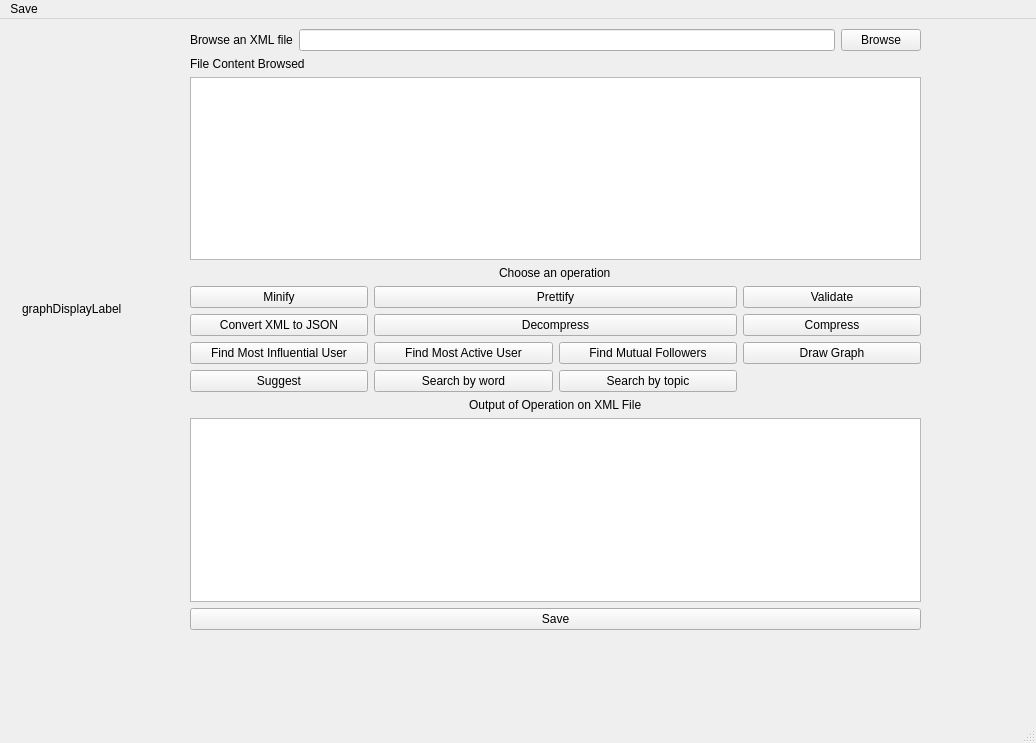
<?xml version="1.0" encoding="UTF-8"?>
<ui version="4.0">
 <class>MainWindow</class>
 <widget class="QMainWindow" name="MainWindow">
  <property name="geometry">
   <rect>
    <x>0</x>
    <y>0</y>
    <width>1036</width>
    <height>743</height>
   </rect>
  </property>
  <property name="windowTitle">
   <string>MainWindow</string>
  </property>
  <widget class="QWidget" name="centralwidget">
   <widget class="QWidget" name="layoutWidget">
    <property name="geometry">
     <rect>
      <x>190</x>
      <y>10</y>
      <width>731</width>
      <height>601</height>
     </rect>
    </property>
    <layout class="QVBoxLayout" name="verticalLayout_2">
     <item>
      <layout class="QVBoxLayout" name="verticalLayout">
       <item>
        <layout class="QHBoxLayout" name="horizontalLayout">
         <item>
          <widget class="QLabel" name="label">
           <property name="text">
            <string>Browse an XML file</string>
           </property>
          </widget>
         </item>
         <item>
          <widget class="QLineEdit" name="lineEdit"/>
         </item>
         <item>
          <widget class="QPushButton" name="Browse_Button">
           <property name="text">
            <string>Browse</string>
           </property>
          </widget>
         </item>
        </layout>
       </item>
       <item>
        <widget class="QLabel" name="label_2">
         <property name="text">
          <string>File Content Browsed</string>
         </property>
        </widget>
       </item>
       <item>
        <widget class="QPlainTextEdit" name="plainTextEdit"/>
       </item>
       <item alignment="Qt::AlignmentFlag::AlignHCenter|Qt::AlignmentFlag::AlignVCenter">
        <widget class="QLabel" name="label_3">
         <property name="text">
          <string>Choose an operation</string>
         </property>
        </widget>
       </item>
       <item>
        <layout class="QGridLayout" name="gridLayout">
         <item row="2" column="2">
          <widget class="QPushButton" name="MutualFollowers">
           <property name="text">
            <string>Find Mutual Followers</string>
           </property>
          </widget>
         </item>
         <item row="1" column="0">
          <widget class="QPushButton" name="ConvertToJSON_Button">
           <property name="text">
            <string>Convert XML to JSON</string>
           </property>
          </widget>
         </item>
         <item row="0" column="0">
          <widget class="QPushButton" name="Minify_Button">
           <property name="text">
            <string>Minify</string>
           </property>
          </widget>
         </item>
         <item row="0" column="1" colspan="2">
          <widget class="QPushButton" name="Prettify_Button">
           <property name="text">
            <string>Prettify</string>
           </property>
          </widget>
         </item>
         <item row="2" column="0">
          <widget class="QPushButton" name="MostInfluential">
           <property name="text">
            <string>Find Most Influential User</string>
           </property>
          </widget>
         </item>
         <item row="4" column="0" colspan="4" alignment="Qt::AlignmentFlag::AlignHCenter">
          <widget class="QLabel" name="OperationOutput">
           <property name="text">
            <string>Output of Operation on XML File</string>
           </property>
          </widget>
         </item>
         <item row="1" column="3">
          <widget class="QPushButton" name="Compress_Button">
           <property name="text">
            <string>Compress</string>
           </property>
          </widget>
         </item>
         <item row="1" column="1" colspan="2">
          <widget class="QPushButton" name="Decompress_Button">
           <property name="text">
            <string>Decompress</string>
           </property>
          </widget>
         </item>
         <item row="2" column="3">
          <widget class="QPushButton" name="DrawGraph">
           <property name="text">
            <string>Draw Graph</string>
           </property>
          </widget>
         </item>
         <item row="2" column="1">
          <widget class="QPushButton" name="MostActive">
           <property name="text">
            <string>Find Most Active User</string>
           </property>
          </widget>
         </item>
         <item row="0" column="3">
          <widget class="QPushButton" name="Validate_Button">
           <property name="text">
            <string>Validate</string>
           </property>
          </widget>
         </item>
         <item row="5" column="0" colspan="4">
          <widget class="QPlainTextEdit" name="plainTextEdit_2"/>
         </item>
         <item row="3" column="0">
          <widget class="QPushButton" name="Suggest">
           <property name="text">
            <string>Suggest</string>
           </property>
          </widget>
         </item>
         <item row="3" column="1">
          <widget class="QPushButton" name="SearchByWord">
           <property name="text">
            <string>Search by word</string>
           </property>
          </widget>
         </item>
         <item row="3" column="2">
          <widget class="QPushButton" name="SearchByTopic">
           <property name="text">
            <string>Search by topic</string>
           </property>
          </widget>
         </item>
        </layout>
       </item>
      </layout>
     </item>
     <item>
      <widget class="QPushButton" name="Save_Button">
       <property name="text">
        <string>Save</string>
       </property>
      </widget>
     </item>
    </layout>
   </widget>
   <widget class="QLabel" name="label_4">
    <property name="geometry">
     <rect>
      <x>22</x>
      <y>280</y>
      <width>131</width>
      <height>20</height>
     </rect>
    </property>
    <property name="text">
     <string>graphDisplayLabel</string>
    </property>
   </widget>
  </widget>
  <widget class="QMenuBar" name="menubar">
   <property name="geometry">
    <rect>
     <x>0</x>
     <y>0</y>
     <width>1036</width>
     <height>25</height>
    </rect>
   </property>
   <widget class="QMenu" name="menuSave">
    <property name="title">
     <string>Save</string>
    </property>
   </widget>
   <addaction name="menuSave"/>
  </widget>
  <widget class="QStatusBar" name="statusbar"/>
 </widget>
 <resources/>
 <connections/>
</ui>
